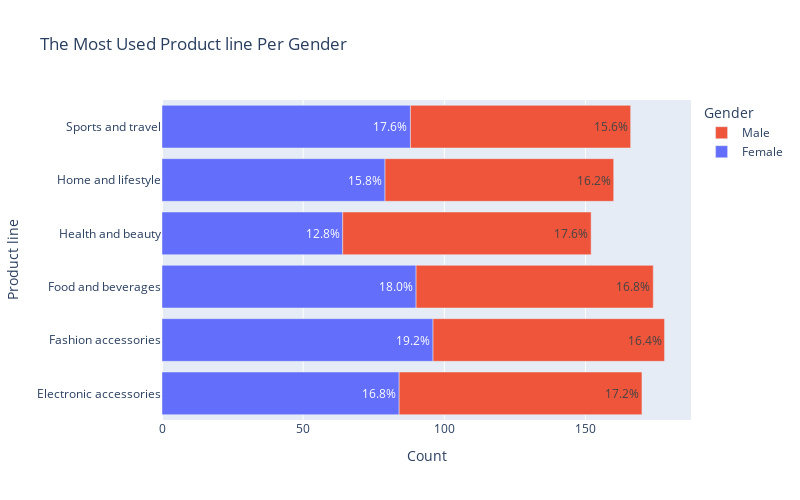

The code cell stored with this chart in its notebook:
### Markdown cell above
# The Most Used Product line Per Gender

### Code cell
# Count the occurrences of each gender-product line combination
counts = df.groupby(['Product line', 'Gender']).size().reset_index(name='Count')

# Calculate the total count for each gender
total_counts = counts.groupby('Gender').agg({'Count': 'sum'}).reset_index()

# Calculate the percentage of each count relative to the gender total
counts = counts.merge(total_counts, on='Gender', suffixes=('', '_total'))
counts['Percent'] = counts['Count'] / counts['Count_total'] * 100

# Create the bar chart using Plotly Express
fig = px.bar(counts, x='Count', y='Product line', orientation='h', color='Gender',
             title='The Most Used Product line Per Gender', width=800, height=500,
             text=counts['Percent'].round(1).astype(str) + '%')

fig.update_traces(textposition='inside')
fig.update_layout(legend_title_text='Gender', legend_traceorder='reversed')
fig.update_xaxes(title_text='Count')
fig.update_yaxes(title_text='Product line')

# Show the chart
fig.show()

### Figure 1 — Plotly figure (JSON) as saved in the notebook; plotly's stock layout.template omitted (floating-point values rounded to 4 significant figures)
{"data": [{"alignmentgroup": "True", "hovertemplate": "Gender=Female<br>Count=%{x}<br>Product line=%{y}<br>text=%{text}<extra></extra>", "legendgroup": "Female", "marker": {"color": "#636efa", "pattern": {"shape": ""}}, "name": "Female", "offsetgroup": "Female", "orientation": "h", "showlegend": true, "text": ["16.8%", "19.2%", "18.0%", "12.8%", "15.8%", "17.6%"], "textposition": "inside", "type": "bar", "x": [84, 96, 90, 64, 79, 88], "xaxis": "x", "y": ["Electronic accessories", "Fashion accessories", "Food and beverages", "Health and beauty", "Home and lifestyle", "Sports and travel"], "yaxis": "y"}, {"alignmentgroup": "True", "hovertemplate": "Gender=Male<br>Count=%{x}<br>Product line=%{y}<br>text=%{text}<extra></extra>", "legendgroup": "Male", "marker": {"color": "#EF553B", "pattern": {"shape": ""}}, "name": "Male", "offsetgroup": "Male", "orientation": "h", "showlegend": true, "text": ["17.2%", "16.4%", "16.8%", "17.6%", "16.2%", "15.6%"], "textposition": "inside", "type": "bar", "x": [86, 82, 84, 88, 81, 78], "xaxis": "x", "y": ["Electronic accessories", "Fashion accessories", "Food and beverages", "Health and beauty", "Home and lifestyle", "Sports and travel"], "yaxis": "y"}], "layout": {"barmode": "relative", "height": 500, "legend": {"title": {"text": "Gender"}, "tracegroupgap": 0, "traceorder": "reversed"}, "title": {"text": "The Most Used Product line Per Gender"}, "width": 800, "xaxis": {"anchor": "y", "domain": [0, 1], "title": {"text": "Count"}}, "yaxis": {"anchor": "x", "domain": [0, 1], "title": {"text": "Product line"}}}}
